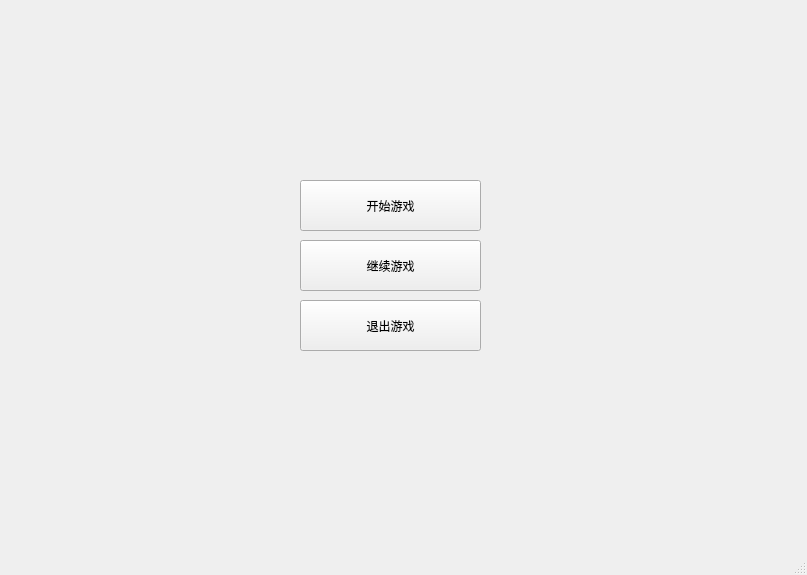
<?xml version="1.0" encoding="UTF-8"?>
<ui version="4.0">
 <class>MainWindow</class>
 <widget class="QMainWindow" name="MainWindow">
  <property name="geometry">
   <rect>
    <x>0</x>
    <y>0</y>
    <width>807</width>
    <height>575</height>
   </rect>
  </property>
  <property name="maximumSize">
   <size>
    <width>807</width>
    <height>575</height>
   </size>
  </property>
  <property name="windowTitle">
   <string>MainWindow</string>
  </property>
  <widget class="QWidget" name="centralwidget">
   <widget class="QPushButton" name="pushButton">
    <property name="geometry">
     <rect>
      <x>300</x>
      <y>180</y>
      <width>181</width>
      <height>51</height>
     </rect>
    </property>
    <property name="text">
     <string>开始游戏</string>
    </property>
    <property name="checkable">
     <bool>false</bool>
    </property>
    <property name="autoDefault">
     <bool>false</bool>
    </property>
    <property name="default">
     <bool>false</bool>
    </property>
    <property name="flat">
     <bool>false</bool>
    </property>
   </widget>
   <widget class="QPushButton" name="pushButton_2">
    <property name="geometry">
     <rect>
      <x>300</x>
      <y>300</y>
      <width>181</width>
      <height>51</height>
     </rect>
    </property>
    <property name="text">
     <string>退出游戏</string>
    </property>
   </widget>
   <widget class="QPushButton" name="pushButton_3">
    <property name="geometry">
     <rect>
      <x>300</x>
      <y>240</y>
      <width>181</width>
      <height>51</height>
     </rect>
    </property>
    <property name="cursor">
     <cursorShape>ArrowCursor</cursorShape>
    </property>
    <property name="text">
     <string>继续游戏</string>
    </property>
   </widget>
   <widget class="QLabel" name="backgroundLabel">
    <property name="geometry">
     <rect>
      <x>0</x>
      <y>20</y>
      <width>807</width>
      <height>575</height>
     </rect>
    </property>
    <property name="text">
     <string/>
    </property>
   </widget>
   <widget class="QLabel" name="midgroundLabel">
    <property name="geometry">
     <rect>
      <x>0</x>
      <y>20</y>
      <width>807</width>
      <height>575</height>
     </rect>
    </property>
    <property name="text">
     <string/>
    </property>
   </widget>
   <widget class="QLabel" name="foregroundLabel">
    <property name="geometry">
     <rect>
      <x>-50</x>
      <y>20</y>
      <width>807</width>
      <height>575</height>
     </rect>
    </property>
    <property name="text">
     <string/>
    </property>
   </widget>
   <zorder>backgroundLabel</zorder>
   <zorder>foregroundLabel</zorder>
   <zorder>midgroundLabel</zorder>
   <zorder>pushButton_3</zorder>
   <zorder>pushButton_2</zorder>
   <zorder>pushButton</zorder>
  </widget>
  <widget class="QMenuBar" name="menubar">
   <property name="geometry">
    <rect>
     <x>0</x>
     <y>0</y>
     <width>807</width>
     <height>29</height>
    </rect>
   </property>
  </widget>
  <widget class="QStatusBar" name="statusbar"/>
 </widget>
 <resources/>
 <connections>
  <connection>
   <sender>pushButton</sender>
   <signal>clicked()</signal>
   <receiver>MainWindow</receiver>
   <slot>close()</slot>
   <hints>
    <hint type="sourcelabel">
     <x>370</x>
     <y>276</y>
    </hint>
    <hint type="destinationlabel">
     <x>367</x>
     <y>280</y>
    </hint>
   </hints>
  </connection>
  <connection>
   <sender>pushButton_2</sender>
   <signal>clicked()</signal>
   <receiver>MainWindow</receiver>
   <slot>close()</slot>
   <hints>
    <hint type="sourcelabel">
     <x>59</x>
     <y>45</y>
    </hint>
    <hint type="destinationlabel">
     <x>367</x>
     <y>280</y>
    </hint>
   </hints>
  </connection>
  <connection>
   <sender>pushButton_3</sender>
   <signal>clicked()</signal>
   <receiver>MainWindow</receiver>
   <slot>close()</slot>
   <hints>
    <hint type="sourcelabel">
     <x>390</x>
     <y>286</y>
    </hint>
    <hint type="destinationlabel">
     <x>403</x>
     <y>287</y>
    </hint>
   </hints>
  </connection>
 </connections>
</ui>
